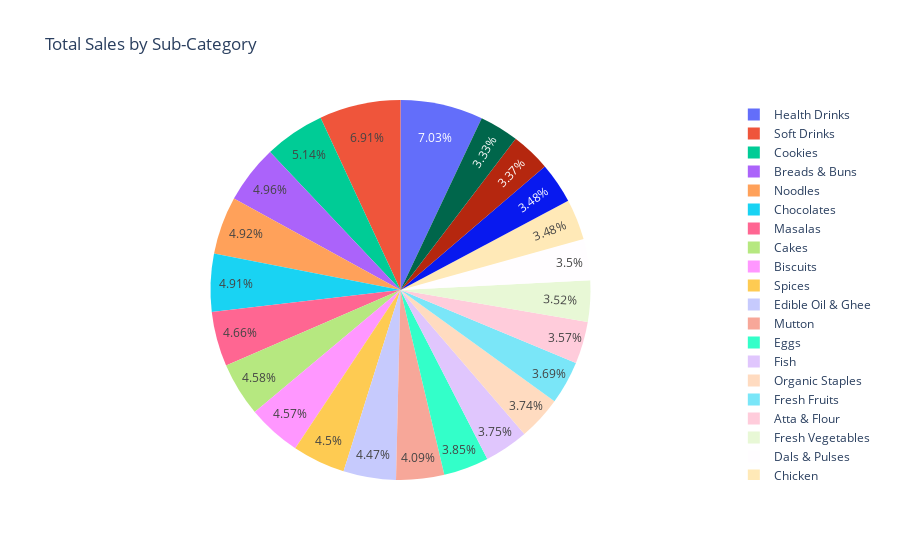

The code cell stored with this chart in its notebook:
### Code cell
fig = px.pie(category_sales, values='Sales', names='Sub_Category', title='Total Sales by Sub-Category')
fig.show()

### Figure 1 — Plotly figure (JSON) as saved in the notebook; plotly's stock layout.template omitted (floating-point values rounded to 4 significant figures)
{"data": [{"domain": {"x": [0, 1], "y": [0, 1]}, "hovertemplate": "Sub_Category=%{label}<br>Sales=%{value}<extra></extra>", "labels": ["Biscuits", "Breads & Buns", "Cakes", "Health Drinks", "Soft Drinks", "Chicken", "Eggs", "Fish", "Mutton", "Atta & Flour", "Dals & Pulses", "Organic Staples", "Rice", "Fresh Fruits", "Fresh Vegetables", "Organic Fruits", "Organic Vegetables", "Edible Oil & Ghee", "Masalas", "Spices", "Chocolates", "Cookies", "Noodles"], "legendgroup": "", "name": "", "showlegend": true, "type": "pie", "values": [684083, 742586, 685612, 1051439, 1033874, 520497, 575156, 560548, 611200, 534649, 523371, 558929, 498323, 551212, 525842, 503402, 520271, 668086, 697480, 672876, 733898, 768213, 735435]}], "layout": {"legend": {"tracegroupgap": 0}, "title": {"text": "Total Sales by Sub-Category"}}}
